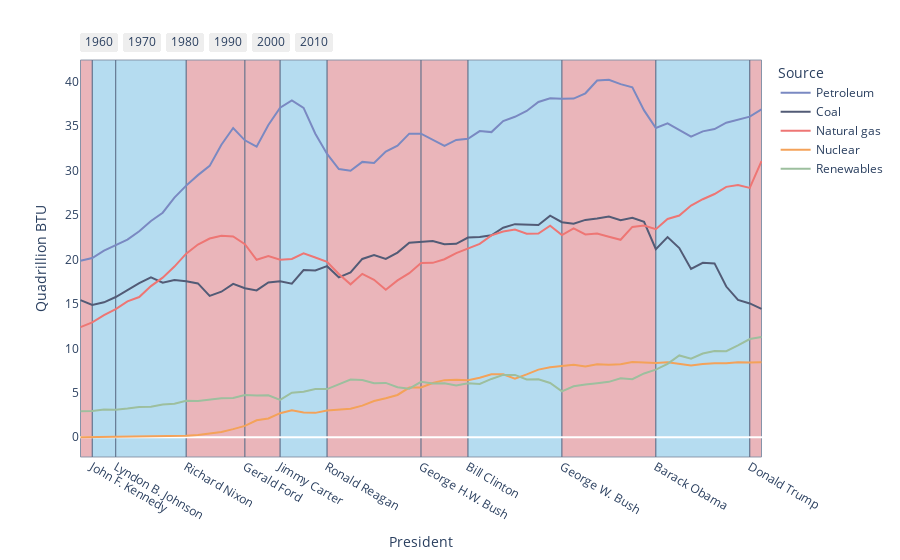

Source (notebook cell):
### Code cell
test_df = test_df.rename(columns={"BTU": "Quadrillion BTU"})
test_df["Quadrillion BTU"] = test_df["Quadrillion BTU"]/1_000_000
fig = px.line(test_df, x="Year", y="Quadrillion BTU", color="Source", color_discrete_map={
    "Coal": '#525B76',
    "Nuclear": '#F4A259',
    "Petroleum": '#7A89C2',
    # "Gas": '#F9B5AC',
    "Natural gas": '#EE7674',
    "Renewables": '#9DBF9E',
})
fig.update_xaxes(showspikes=True, showgrid=False, title="President")
fig.update_yaxes(showspikes=True, showgrid=False, title="Quadrillion BTU")
fig.update_layout(hovermode="x")
# fig.add_shape(type="rect",
#     xref="x", yref="y",
#     x0="2000-01-01", y0=0,
#     x1="2010-01-01", y1=100,
#     line=dict(
#         color="RoyalBlue",
#         width=3,
#     ),
#     fillcolor="LightSkyBlue",
# )
fig.update_layout(
    xaxis=dict(
        rangeselector=dict(
            buttons=list([
                dict(count=58,
                     label="1960",
                     step="year",
                     stepmode="backward"),
                dict(count=48,
                     label="1970",
                     step="year",
                     stepmode="backward"),
                dict(count=38,
                     label="1980",
                     step="year",
                     stepmode="backward"),
                dict(count=28,
                     label="1990",
                     step="year",
                     stepmode="backward"),
                dict(count=18,
                     label="2000",
                     step="year",
                     stepmode="backward"),
                dict(count=8,
                     label="2010",
                     step="year",
                     stepmode="backward"),
            ])
        ),
        type="date"
    )
)
fig.add_vrect(
    x0="1960-01-01", x1="1961-01-01",
    fillcolor="LightCoral", opacity=0.5,
    layer="below", line_width=1,
),
fig.add_vrect(
    x0="1961-01-01", x1="1963-01-01",
    fillcolor="SkyBlue", opacity=0.5,
    layer="below", line_width=1,
),
fig.add_vrect(
    x0="1963-01-01", x1="1969-01-01",
    fillcolor="SkyBlue", opacity=0.5,
    layer="below", line_width=1,
),
fig.add_vrect(
    x0="1969-01-01", x1="1974-01-01",
    fillcolor="LightCoral", opacity=0.5,
    layer="below", line_width=1,
),
fig.add_vrect(
    x0="1974-01-01", x1="1977-01-01",
    fillcolor="LightCoral", opacity=0.5,
    layer="below", line_width=1,
),
fig.add_vrect(
    x0="1977-01-01", x1="1981-01-01",
    fillcolor="SkyBlue", opacity=0.5,
    layer="below", line_width=1,
),
fig.add_vrect(
    x0="1981-01-01", x1="1989-01-01",
    fillcolor="LightCoral", opacity=0.5,
    layer="below", line_width=1,
),
fig.add_vrect(
    x0="1989-01-01", x1="1993-01-01",
    fillcolor="LightCoral", opacity=0.5,
    layer="below", line_width=1,
),
fig.add_vrect(
    x0="1993-01-01", x1="2001-01-01",
    fillcolor="SkyBlue", opacity=0.5,
    layer="below", line_width=1,
)
fig.add_vrect(
    x0="2001-01-01", x1="2009-01-01",
    fillcolor="LightCoral", opacity=0.5,
    layer="below", line_width=1,
)
fig.add_vrect(
    x0="2009-01-01", x1="2017-01-01",
    fillcolor="SkyBlue", opacity=0.5,
    layer="below", line_width=1,
)
fig.add_vrect(
    x0="2017-01-01", x1="2018-01-01",
    fillcolor="LightCoral", opacity=0.5,
    layer="below", line_width=1,
)

fig.update_xaxes(
    ticktext=["John F. Kennedy", "Lyndon B. Johnson","Richard Nixon","Gerald Ford","Jimmy Carter","Ronald Reagan","George H.W. Bush","Bill Clinton","George W. Bush","Barack Obama","Donald Trump",],
    tickvals=["1961-01-01", "1963-01-01", "1969-01-01", "1974-01-01", "1977-01-01", "1981-01-01", "1989-01-01", "1993-01-01", "2001-01-01", "2009-01-01", "2017-01-01"],
)
fig.show()

### Figure 1 — Plotly figure (JSON) as saved in the notebook; plotly's stock layout.template omitted (floating-point values rounded to 4 significant figures)
{"data": [{"hovertemplate": "Source=Petroleum<br>Year=%{x}<br>Quadrillion BTU=%{y}<extra></extra>", "legendgroup": "Petroleum", "line": {"color": "#7A89C2", "dash": "solid"}, "mode": "lines", "name": "Petroleum", "orientation": "v", "showlegend": true, "type": "scatter", "x": [1960, 1961, 1962, 1963, 1964, 1965, 1966, 1967, 1968, 1969, 1970, 1971, 1972, 1973, 1974, 1975, 1976, 1977, 1978, 1979, 1980, 1981, 1982, 1983, 1984, 1985, 1986, 1987, 1988, 1989, 1990, 1991, 1992, 1993, 1994, 1995, 1996, 1997, 1998, 1999, 2000, 2001, 2002, 2003, 2004, 2005, 2006, 2007, 2008, 2009, 2010, 2011, 2012, 2013, 2014, 2015, 2016, 2017, 2018], "xaxis": "x", "y": [19.87, 20.17, 21.0, 21.64, 22.24, 23.18, 24.33, 25.27, 26.96, 28.32, 29.5, 30.54, 32.92, 34.81, 33.42, 32.7, 35.14, 37.08, 37.92, 37.08, 34.16, 31.88, 30.18, 30.0, 30.99, 30.87, 32.15, 32.82, 34.17, 34.16, 33.5, 32.79, 33.47, 33.59, 34.46, 34.35, 35.59, 36.07, 36.72, 37.74, 38.16, 38.09, 38.12, 38.71, 40.15, 40.23, 39.74, 39.38, 36.79, 34.8, 35.34, 34.63, 33.84, 34.43, 34.69, 35.4, 35.74, 36.08, 36.9], "yaxis": "y"}, {"hovertemplate": "Source=Coal<br>Year=%{x}<br>Quadrillion BTU=%{y}<extra></extra>", "legendgroup": "Coal", "line": {"color": "#525B76", "dash": "solid"}, "mode": "lines", "name": "Coal", "orientation": "v", "showlegend": true, "type": "scatter", "x": [1960, 1961, 1962, 1963, 1964, 1965, 1966, 1967, 1968, 1969, 1970, 1971, 1972, 1973, 1974, 1975, 1976, 1977, 1978, 1979, 1980, 1981, 1982, 1983, 1984, 1985, 1986, 1987, 1988, 1989, 1990, 1991, 1992, 1993, 1994, 1995, 1996, 1997, 1998, 1999, 2000, 2001, 2002, 2003, 2004, 2005, 2006, 2007, 2008, 2009, 2010, 2011, 2012, 2013, 2014, 2015, 2016, 2017, 2018], "xaxis": "x", "y": [15.43, 14.88, 15.19, 15.78, 16.56, 17.34, 17.99, 17.39, 17.68, 17.55, 17.31, 15.91, 16.38, 17.26, 16.76, 16.52, 17.42, 17.56, 17.29, 18.81, 18.76, 19.25, 18.0, 18.55, 20.07, 20.49, 20.06, 20.78, 21.89, 21.98, 22.08, 21.73, 21.77, 22.48, 22.55, 22.73, 23.58, 23.98, 23.95, 23.89, 24.93, 24.2, 24.02, 24.46, 24.62, 24.85, 24.43, 24.69, 24.26, 21.16, 22.52, 21.29, 18.94, 19.63, 19.57, 16.96, 15.46, 15.06, 14.45], "yaxis": "y"}, {"hovertemplate": "Source=Natural gas<br>Year=%{x}<br>Quadrillion BTU=%{y}<extra></extra>", "legendgroup": "Natural gas", "line": {"color": "#EE7674", "dash": "solid"}, "mode": "lines", "name": "Natural gas", "orientation": "v", "showlegend": true, "type": "scatter", "x": [1960, 1961, 1962, 1963, 1964, 1965, 1966, 1967, 1968, 1969, 1970, 1971, 1972, 1973, 1974, 1975, 1976, 1977, 1978, 1979, 1980, 1981, 1982, 1983, 1984, 1985, 1986, 1987, 1988, 1989, 1990, 1991, 1992, 1993, 1994, 1995, 1996, 1997, 1998, 1999, 2000, 2001, 2002, 2003, 2004, 2005, 2006, 2007, 2008, 2009, 2010, 2011, 2012, 2013, 2014, 2015, 2016, 2017, 2018], "xaxis": "x", "y": [12.39, 12.93, 13.73, 14.42, 15.3, 15.78, 17.01, 17.96, 19.2, 20.66, 21.69, 22.37, 22.68, 22.6, 21.73, 19.98, 20.38, 19.97, 20.07, 20.69, 20.23, 19.75, 18.37, 17.21, 18.39, 17.71, 16.6, 17.65, 18.46, 19.61, 19.63, 20.03, 20.72, 21.26, 21.76, 22.72, 23.15, 23.37, 22.91, 22.93, 23.82, 22.75, 23.51, 22.82, 22.93, 22.57, 22.23, 23.67, 23.84, 23.42, 24.57, 24.95, 26.08, 26.79, 27.38, 28.18, 28.39, 28.06, 31.09], "yaxis": "y"}, {"hovertemplate": "Source=Nuclear<br>Year=%{x}<br>Quadrillion BTU=%{y}<extra></extra>", "legendgroup": "Nuclear", "line": {"color": "#F4A259", "dash": "solid"}, "mode": "lines", "name": "Nuclear", "orientation": "v", "showlegend": true, "type": "scatter", "x": [1960, 1961, 1962, 1963, 1964, 1965, 1966, 1967, 1968, 1969, 1970, 1971, 1972, 1973, 1974, 1975, 1976, 1977, 1978, 1979, 1980, 1981, 1982, 1983, 1984, 1985, 1986, 1987, 1988, 1989, 1990, 1991, 1992, 1993, 1994, 1995, 1996, 1997, 1998, 1999, 2000, 2001, 2002, 2003, 2004, 2005, 2006, 2007, 2008, 2009, 2010, 2011, 2012, 2013, 2014, 2015, 2016, 2017, 2018], "xaxis": "x", "y": [0.006026, 0.01968, 0.02639, 0.03815, 0.03982, 0.04316, 0.06416, 0.08846, 0.1415, 0.1537, 0.2393, 0.4129, 0.5838, 0.9102, 1.272, 1.9, 2.111, 2.702, 3.024, 2.776, 2.739, 3.008, 3.131, 3.203, 3.553, 4.076, 4.38, 4.754, 5.587, 5.602, 6.104, 6.422, 6.479, 6.41, 6.694, 7.075, 7.087, 6.597, 7.068, 7.61, 7.862, 8.029, 8.145, 7.96, 8.223, 8.161, 8.215, 8.459, 8.426, 8.355, 8.434, 8.269, 8.062, 8.244, 8.338, 8.337, 8.427, 8.419, 8.438], "yaxis": "y"}, {"hovertemplate": "Source=Renewables<br>Year=%{x}<br>Quadrillion BTU=%{y}<extra></extra>", "legendgroup": "Renewables", "line": {"color": "#9DBF9E", "dash": "solid"}, "mode": "lines", "name": "Renewables", "orientation": "v", "showlegend": true, "type": "scatter", "x": [1960, 1961, 1962, 1963, 1964, 1965, 1966, 1967, 1968, 1969, 1970, 1971, 1972, 1973, 1974, 1975, 1976, 1977, 1978, 1979, 1980, 1981, 1982, 1983, 1984, 1985, 1986, 1987, 1988, 1989, 1990, 1991, 1992, 1993, 1994, 1995, 1996, 1997, 1998, 1999, 2000, 2001, 2002, 2003, 2004, 2005, 2006, 2007, 2008, 2009, 2010, 2011, 2012, 2013, 2014, 2015, 2016, 2017, 2018], "xaxis": "x", "y": [2.928, 2.952, 3.117, 3.096, 3.225, 3.396, 3.432, 3.69, 3.773, 4.095, 4.07, 4.262, 4.382, 4.411, 4.742, 4.687, 4.727, 4.209, 5.005, 5.123, 5.425, 5.417, 5.981, 6.496, 6.438, 6.084, 6.111, 5.624, 5.457, 6.235, 6.042, 6.068, 5.821, 6.079, 5.987, 6.559, 7.012, 7.012, 6.491, 6.515, 6.104, 5.164, 5.726, 5.944, 6.075, 6.232, 6.637, 6.523, 7.175, 7.608, 8.267, 9.204, 8.847, 9.42, 9.712, 9.687, 10.33, 11.05, 11.28], "yaxis": "y"}], "layout": {"hovermode": "x", "legend": {"title": {"text": "Source"}, "tracegroupgap": 0}, "margin": {"t": 60}, "shapes": [{"fillcolor": "LightCoral", "layer": "below", "line": {"width": 1}, "opacity": 0.5, "type": "rect", "x0": "1960-01-01", "x1": "1961-01-01", "xref": "x", "y0": 0, "y1": 1, "yref": "y domain"}, {"fillcolor": "SkyBlue", "layer": "below", "line": {"width": 1}, "opacity": 0.5, "type": "rect", "x0": "1961-01-01", "x1": "1963-01-01", "xref": "x", "y0": 0, "y1": 1, "yref": "y domain"}, {"fillcolor": "SkyBlue", "layer": "below", "line": {"width": 1}, "opacity": 0.5, "type": "rect", "x0": "1963-01-01", "x1": "1969-01-01", "xref": "x", "y0": 0, "y1": 1, "yref": "y domain"}, {"fillcolor": "LightCoral", "layer": "below", "line": {"width": 1}, "opacity": 0.5, "type": "rect", "x0": "1969-01-01", "x1": "1974-01-01", "xref": "x", "y0": 0, "y1": 1, "yref": "y domain"}, {"fillcolor": "LightCoral", "layer": "below", "line": {"width": 1}, "opacity": 0.5, "type": "rect", "x0": "1974-01-01", "x1": "1977-01-01", "xref": "x", "y0": 0, "y1": 1, "yref": "y domain"}, {"fillcolor": "SkyBlue", "layer": "below", "line": {"width": 1}, "opacity": 0.5, "type": "rect", "x0": "1977-01-01", "x1": "1981-01-01", "xref": "x", "y0": 0, "y1": 1, "yref": "y domain"}, {"fillcolor": "LightCoral", "layer": "below", "line": {"width": 1}, "opacity": 0.5, "type": "rect", "x0": "1981-01-01", "x1": "1989-01-01", "xref": "x", "y0": 0, "y1": 1, "yref": "y domain"}, {"fillcolor": "LightCoral", "layer": "below", "line": {"width": 1}, "opacity": 0.5, "type": "rect", "x0": "1989-01-01", "x1": "1993-01-01", "xref": "x", "y0": 0, "y1": 1, "yref": "y domain"}, {"fillcolor": "SkyBlue", "layer": "below", "line": {"width": 1}, "opacity": 0.5, "type": "rect", "x0": "1993-01-01", "x1": "2001-01-01", "xref": "x", "y0": 0, "y1": 1, "yref": "y domain"}, {"fillcolor": "LightCoral", "layer": "below", "line": {"width": 1}, "opacity": 0.5, "type": "rect", "x0": "2001-01-01", "x1": "2009-01-01", "xref": "x", "y0": 0, "y1": 1, "yref": "y domain"}, {"fillcolor": "SkyBlue", "layer": "below", "line": {"width": 1}, "opacity": 0.5, "type": "rect", "x0": "2009-01-01", "x1": "2017-01-01", "xref": "x", "y0": 0, "y1": 1, "yref": "y domain"}, {"fillcolor": "LightCoral", "layer": "below", "line": {"width": 1}, "opacity": 0.5, "type": "rect", "x0": "2017-01-01", "x1": "2018-01-01", "xref": "x", "y0": 0, "y1": 1, "yref": "y domain"}], "xaxis": {"anchor": "y", "domain": [0, 1], "rangeselector": {"buttons": [{"count": 58, "label": "1960", "step": "year", "stepmode": "backward"}, {"count": 48, "label": "1970", "step": "year", "stepmode": "backward"}, {"count": 38, "label": "1980", "step": "year", "stepmode": "backward"}, {"count": 28, "label": "1990", "step": "year", "stepmode": "backward"}, {"count": 18, "label": "2000", "step": "year", "stepmode": "backward"}, {"count": 8, "label": "2010", "step": "year", "stepmode": "backward"}]}, "showgrid": false, "showspikes": true, "ticktext": ["John F. Kennedy", "Lyndon B. Johnson", "Richard Nixon", "Gerald Ford", "Jimmy Carter", "Ronald Reagan", "George H.W. Bush", "Bill Clinton", "George W. Bush", "Barack Obama", "Donald Trump"], "tickvals": ["1961-01-01", "1963-01-01", "1969-01-01", "1974-01-01", "1977-01-01", "1981-01-01", "1989-01-01", "1993-01-01", "2001-01-01", "2009-01-01", "2017-01-01"], "title": {"text": "President"}, "type": "date"}, "yaxis": {"anchor": "x", "domain": [0, 1], "showgrid": false, "showspikes": true, "title": {"text": "Quadrillion BTU"}}}}
